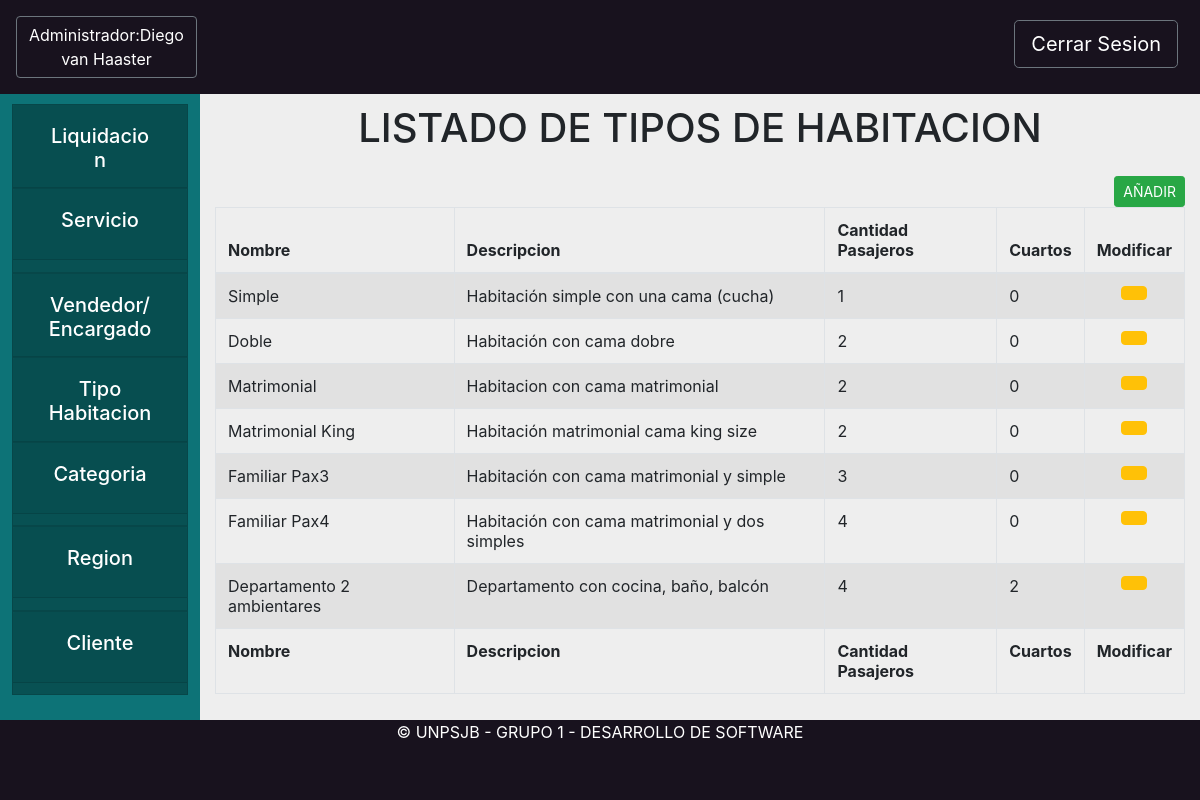
The app's page /core/tipoHabitacion (signed in), older data.
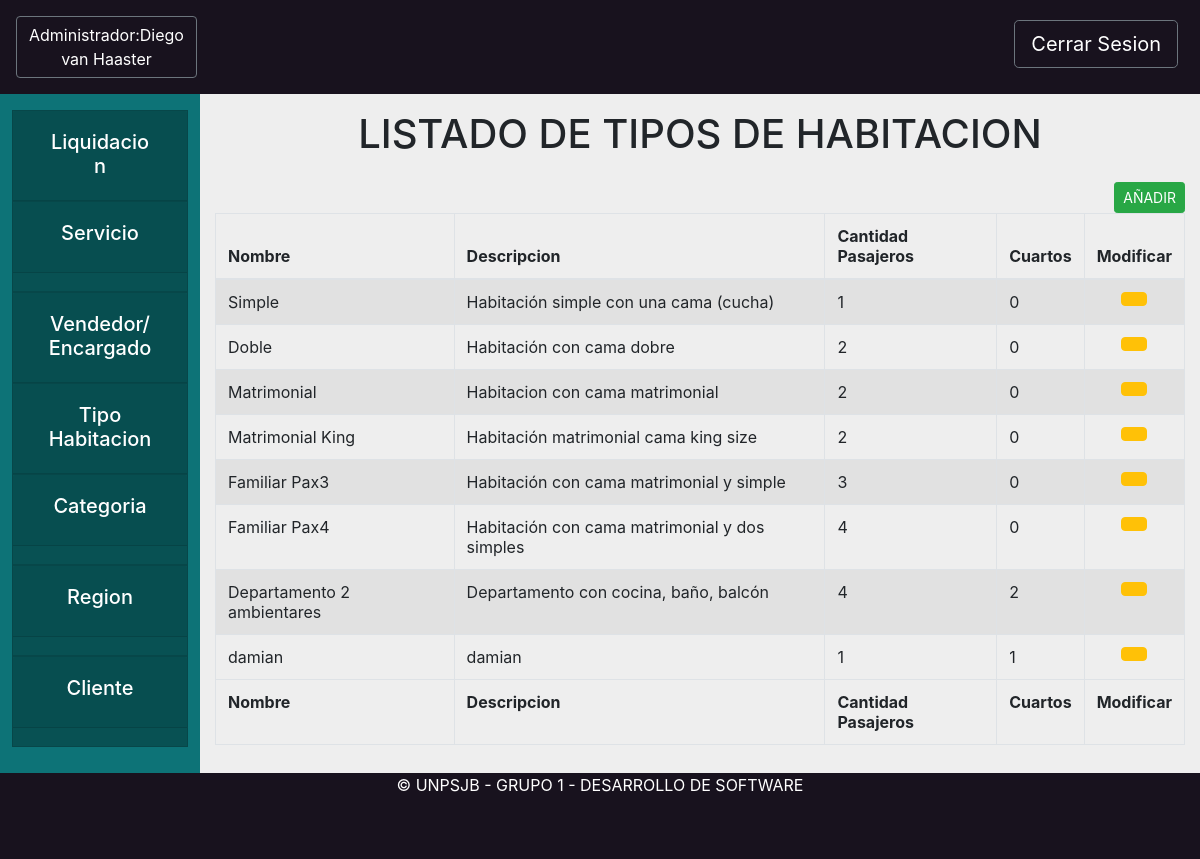
The same page, newer data.
### core/models.py (models this page shows, shortened)
class TipoHabitacion(models.Model):
    nombre = models.CharField(max_length=200)
    descripcion = models.CharField(max_length=800)
    pasajeros = models.PositiveSmallIntegerField()
    cuartos = models.PositiveSmallIntegerField(default = 0)
    def __str__(self):
        return self.nombre

### core/views.py (the view)
# urls.py: path('tipoHabitacion',views.tipoHabitacion, name="opcionTipoHabitacion"),
def tipoHabitacion(request):
    personaInstancia = request.user.persona
    tiposHabitaciones = TipoHabitacion.objects.all()
    return render(request, "core/tipoHabitacionAdmin.html", {"tiposHabitaciones": tiposHabitaciones,"administrador":personaInstancia})

### core/templates/core/tipoHabitacionAdmin.html (shortened to what this page needs)
{% extends 'base/base_administrador.html'%}
{% load static %}
{% block header %}
<button onclick="location.href='/core/homeAdministrador'" style="text-decoration:none"
    class="rounded-1 btn  btn-outline-secondary text-white ">Administrador:{% if administrador %}{{administrador.nombre}} {{administrador.apellido}}{% endif %}</button>
{% endblock header %}
{% block content %}
<div class="formularioRegion" id="vistaLocalidades">
    <center>
        <h1 class="my-4">LISTADO DE TIPOS DE HABITACION</h1>
    </center>
    <table id="example1" class="table table-striped table-bordered" style="width:100%">
        <thead>
            <tr>
                <button type="button" class="btn btn-success ml-4 float-right btn-sm" data-toggle="modal"
                    data-target="#crearTipoHabitacion"
                    onclick="abrir_modal('{% url 'core:modalCrearTipoHabitacion' %}','#crearTipoHabitacion');">
                    AÑADIR</button>
                <th>Nombre</th>
                <th>Descripcion</th>
                <th>Cantidad Pasajeros</th>
                <th>Cuartos</th>
                <th>
                    <Center>Modificar</Center>
                </th>
            </tr>
        </thead>
        <tbody>
            {% for tipoHabitacion in tiposHabitaciones %}
            <tr>
                <td>{{tipoHabitacion.nombre}}</td>
                <td>{{tipoHabitacion.descripcion}}</td>
                <td>{{tipoHabitacion.pasajeros}}</td>
                <td>{{tipoHabitacion.cuartos}}</td>
                <td>
                    <center>
                        <button type="button" class="btn btn-warning" data-toggle="modal"
                            data-target="#modificarTipoHabitacion"
                            onclick="abrir_modal('{% url 'core:modalModificarTipoHabitacion' tipoHabitacion %}','#modificarTipoHabitacion');">
                        </button>
                    </center>
                </td>
            </tr>
            {% endfor %}
        </tbody>
        <tfoot>
            <tr>
                <th>Nombre</th>
                <th>Descripcion</th>
                <th>Cantidad Pasajeros</th>
                <th>Cuartos</th>
                <th>
                    <Center>Modificar</Center>
                </th>
            </tr>
        </tfoot>
    </table>
</div>
{% endblock content %}

Row changes from the older to the newer data that the page shows:
added TipoHabitacion: nombre "damian", descripcion "damian", pasajeros "1", cuartos "1"
